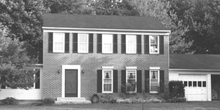
%> input picture Matlab/proc_imagen/image/house.tif, 220 x 110 px, shrunk from 600 x 300 before the run
$ octave Untitled.m   (GNU Octave 9; MATLAB toolbox functions it lacks are replaced by stand-ins)
%> lines starting %> are read from the running program, lines starting %| are printed output that depends on the picture; in (x1, y1, x2, y2) boxes, pixels count from 0 and x2, y2 are one past the last pixel; in counts of white or black regions, pixels touching at a corner belong together; the program's own positions count from 1
### Matlab/proc_imagen/sobel.m
function M_=sobel(M,thr)
%Dado una matriz, le aplico la mascara de sobel de 3x3 a cada parche de
%la matriz
%% Mascaras de Sobel;
N=[-1,-2,-1;0,0,0;1,2,1];%arriba->abajo
N(:,:,2)=[-1,0,1;-2,0,2;-1,0,1];%izquierda->derecha
% [6 lines of commented-out code are left out]
M_0=zeros(size(M,1),size(M,2),size(N,3));
for i=2:(size(M,1)-1)
    for j=2:(size(M,2)-1)
        %%sub-matriz a la cual aplicar la mascara
        subM=M(i-1:i+1,j-1:j+1);
        %%
        %Aplico cada una de las mascaras a la submatriz
        for k=1:size(N,3)
            subN=N(:,:,k);
            %aplico mascara, haciendo la suma de la diagonal del producto
            for l=1:size(subN,1)
                 M_0(i,j,k)=M_0(i,j,k)+subM(l,:)*subN(l,:)';
            end;
        end;
    end;
end;
%% El resultado es la norma cuadratica, de la mascara horizontal y vertical
M_=floor((M_0(:,:,1).^2+M_0(:,:,2).^2).^(1/2));
%% El resultado es la suma de los absolutos de la mascara horizontal y vertical
%M_=floor(abs(M_0(:,:,1))+abs(M_0(:,:,2)));
%% Si la cantidad de argumentos es 1, el umbral es nulo
if(nargin>1)
    M_=255*(M_>thr);
end;
end

### Matlab/proc_imagen/homogen.m
function M_=homogen(M,thr)
%% Dada una matriz, calculo la homogeinedad de un pixel , como el maximo del valor absoluto de las restas de los pixeles vecinos
M_=zeros(size(M,1),size(M,2));
for i=2:(size(M,1)-1)
    for j=2:(size(M,2)-1)
        subM=M(i-1:i+1,j-1:j+1);
        M_(i,j)=max(max(abs(subM-subM(2,2))));
    end;
end;
if(nargin>1)
    M_=255*(M_>thr);
end;
end

### Matlab/proc_imagen/differ.m
function M_=differ(M,thr)
%% Dada una matriz, hago la diferencia entre bordes opuestos de cada submatriz
M_=zeros(size(M,1),size(M,2));
for i=2:(size(M,1)-1)
    for j=2:(size(M,2)-1)
        subM=M(i-1:i+1,j-1:j+1);
        M_(i,j)=max(max(abs(subM-subM(3:-1:1,3:-1:1))));
    end;
end;
if(nargin>1)
    M_=255*(M_>thr);
end;
end

### Matlab/proc_imagen/diffgauss.m
function M_=diffgauss(M,thr)
%% Dada una matriz, hago la convolucion con mascaras gaussianas
%N=[0,0,-1,-1,-1,0,0;0,-2,-3,-3,-3,-2,0;-1,-3,5,5,5,-3,-1;-1,-3,5,16,5,-3,-1;-1,-3,5,5,5,-3,-1;0,-2,-3,-3,-3,-2,0;0,0,-1,-1,-1,0,0];
N=[0 0 0 -1 -1 -1 0 0 0;0 -2 -3 -3 -3 -3 -3 -2 0;0 -3 -2 -1 -1 -1 -2 -3 0;-1 -3 -1 9 9 9 -1 -3 -1;-1 -3 -1 9 19 9 -1 -3 -1;-1 -3 -1 9 9 9 -1 -3 -1;0 -3 -2 -1 -1 -1 -2 -3 0;0 -2 -3 -3 -3 -3 -3 -2 0;0 0 0 -1 -1 -1 0 0 0];
M_=zeros(size(M,1),size(M,2));
for i=ceil(size(N,1)/2):(size(M,1)-ceil(size(N,1)/2))
    for j=ceil(size(N,1)/2):(size(M,2)-ceil(size(N,1)/2))
        subM=M(i-floor(size(N,1)/2):i+floor(size(N,1)/2),j-floor(size(N,1)/2):j+floor(size(N,1)/2));
        for k=1:size(N,1)
            M_(i,j)=M_(i,j)+subM(k,:)*N(k,:)';
        end;
    end;
end;
if(nargin>1)
    M_=255*(M_>thr);
end;
end

### Matlab/proc_imagen/im_rng.m
function M_=im_rng(M,thr)
%% Dada una matriz, calculo la homogeinedad de un pixel , como el maximo del valor absoluto de las restas de los pixeles vecinos
M_=zeros(size(M,1),size(M,2));
for i=2:(size(M,1)-1)
    for j=2:(size(M,2)-1)
        subM=M(i-1:i+1,j-1:j+1);
        M_(i,j)=max(max(subM))-min(min(subM));
    end;
end;
if(nargin>1)
    M_=255*(M_>thr);
end;
end

### Matlab/proc_imagen/im_var.m
function M_=im_var(M,thr)
%% Dada una matriz, calculo la homogeinedad de un pixel , como el maximo del valor absoluto de las restas de los pixeles vecinos
M_=zeros(size(M,1),size(M,2));
for i=2:(size(M,1)-1)
    for j=2:(size(M,2)-1)
        subM=M(i-1:i+1,j-1:j+1);
        M_(i,j)=sqrt(sum(sum((subM-subM(2,2)).^2)));
    end;
end;
if(nargin>1)
    M_=255*(M_>thr);
end;
end

### Matlab/proc_imagen/filtro_mediana.m
function M_=filtro_mediana(M,nivel)
%% Dada una matriz, calculo la homogeinedad de un pixel , como el maximo del valor absoluto de las restas de los pixeles vecinos
M_=M;
if(nargin==1)
    nivel = 1;
end;
for i=(1+nivel):(size(M,1)-nivel)
    for j=(1+nivel):(size(M,2)-nivel)
        subM=M(i-nivel:i+nivel,j-nivel:j+nivel);
        M_(i,j)=median(reshape(subM,1,(2*nivel+1)^2));
    end;
end;
end

### Matlab/proc_imagen/filtro_lpf.m
function M_=filtro_lpf(M)
%% Dada una matriz, calculo la homogeinedad de un pixel , como el maximo del valor absoluto de las restas de los pixeles vecinos
M_=M;
nivel =1;
%% Mascaras de Filtro LPF;
N=(1/6)*[0,1,0;1,2,1;0,1,0];
N(:,:,2)=(1/9)*ones(3,3);
N(:,:,3)=(1/10)*[1,1,1;1,2,1;1,1,1];
N(:,:,4)=(1/16)*[1,2,1;2,4,2;1,2,1];
for i=(1+nivel):(size(M,1)-nivel)
    for j=(1+nivel):(size(M,2)-nivel)
        subM=M(i-nivel:i+nivel,j-nivel:j+nivel);
        M_(i,j)=sum(sum(subM.*N(:,:,4)));
    end;
end;
end

### Matlab/proc_imagen/filtro_hpf.m
function M_=filtro_hpf(M)
%% Dada una matriz, calculo la homogeinedad de un pixel , como el maximo del valor absoluto de las restas de los pixeles vecinos
M_=M;
nivel =1;
%% Mascaras de Filtro HPF;
N=[0,-1,0;-1,5,-1;0,-1,0];
N(:,:,2)=[-1,-1,-1;-1,9,-1;-1,-1,-1];
N(:,:,3)=[1,-2,1;-2,5,-2;1,-2,1];
for i=(1+nivel):(size(M,1)-nivel)
    for j=(1+nivel):(size(M,2)-nivel)
        subM=M(i-nivel:i+nivel,j-nivel:j+nivel);
        M_(i,j)=sum(sum(subM.*N(:,:,2)));
    end;
end;
end

### Matlab/proc_imagen/Untitled.m
clc;
clear all;
close all;
%% HECHO CON MATLAB 2011
% [5 lines of commented-out code are left out]
I=imread('image/house.tif');%Imagen de Casa, referencia del CIPS
%> I is the input picture: size 110x220x3 uint8; min 39, max 255, mean 127.6
%I=imread('image/walkbridge.tif');%Imagen de puente
%%
M=double(I(:,:,1));
imshow(uint8(M));
title('Imagen Original');
%%
figure
t_ini = tic;
M_=uint8(sobel(M));
%> M_: size 110x220 uint8
disp('Sobel Sin Umbral');
toc(t_ini)
imshow(M_);
disp('---');
title('Sobel Sin Umbral');
imwrite(M_,'image/result_sobel_sin_thr.tif');
%%
figure
thr=150;
t_ini = tic;
M_=uint8(sobel(M,150));
%> call 2 of sobel, with thr = 150
%> in sobel (call 2), `M_=255*(M_>thr);`:
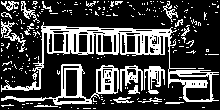
%> M_: size 110x220 double; 25.9% white; 219 white regions (198 under 20 px), largest, box (x1, y1, x2, y2) and area: (1, 22, 219, 102) 3014, (1, 64, 119, 105) 1107, (144, 66, 165, 94) 305
disp('Sobel Con Umbral');
toc(t_ini)
imshow(M_);
disp('---');
title(['Sobel Con Umbral (',num2str(thr),')']);
imwrite(M_,'image/result_sobel_con_thr.tif');
%%
figure
t_ini = tic;
M_=uint8(homogen(M));
%> M_: size 110x220 uint8
disp('Homogeinedad Sin Umbral');
toc(t_ini)
imshow(M_);
disp('---');
title('Homogeinedad Sin Umbral');
imwrite(M_,'image/result_homogen_sin_thr.tif');
%%
figure
thr=40;
t_ini = tic;
M_=uint8(homogen(M,thr));
%> in homogen (call 2), `M_=255*(M_>thr);`: M_: size 110x220 double; 30% white; 129 white regions (105 under 20 px), largest, box (x1, y1, x2, y2) and area: (1, 23, 190, 91) 2880, (167, 61, 219, 102) 759, (53, 64, 97, 105) 574
disp('Homogeinedad Con Umbral');
toc(t_ini)
imshow(M_);
disp('---');
title(['Homogeinedad Con Umbral (',num2str(thr),')']);
imwrite(M_,'image/result_homogen_con_thr.tif');
%%
figure
t_ini = tic;
M_=uint8(differ(M));
%> M_: size 110x220 uint8
disp('Diferencia Sin Umbral');
toc(t_ini)
imshow(M_);
disp('---');
title('Diferencia Sin Umbral');
imwrite(M_,'image/result_difer_sin_thr.tif');
%%
figure
thr=40;
t_ini = tic;
M_=uint8(differ(M,thr));
%> in differ (call 2), `M_=255*(M_>thr);`: M_: size 110x220 double; 31.8% white; 222 white regions (199 under 20 px), largest, box (x1, y1, x2, y2) and area: (1, 21, 219, 102) 3365, (1, 64, 119, 105) 1227, (120, 65, 165, 94) 699
disp('Diferencia Con Umbral');
toc(t_ini)
imshow(M_);
disp('---');
title(['Diferencia Con Umbral(',num2str(thr),')']);
imwrite(M_,'image/result_difer_con_thr.tif');
%%
figure
t_ini = tic;
M_=uint8(diffgauss(M));
%> after the loop in diffgauss, `for i=ceil(size(N,1)/2):(size(M,1)-ceil(size(N,1)/2))`:
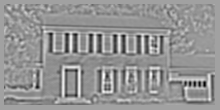
%> M_: size 110x220 double; min -12631, max 7293, mean -1037.6; drawn with min black and max white
%> M_: size 110x220 uint8
disp('Diferencia Gaussiana');
toc(t_ini)
imshow(M_);
disp('---');
title('Diferencia Gaussiana');
%%
figure
t_ini = tic;
M_=uint8(im_rng(M));
%> M_: size 110x220 uint8
disp('Rango');
toc(t_ini)
imshow(M_);
disp('---');
title('Rango');
%%
figure
t_ini = tic;
M_=uint8(im_var(M));
%> after the loop in im_var, `for i=2:(size(M,1)-1)`:
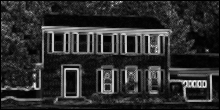
%> M_: size 110x220 double; min 0, max 323.4, mean 58.8; drawn with min black and max white
%> M_: size 110x220 uint8
disp('Varianza');
toc(t_ini)
imshow(M_);
disp('---');
title('Varianza');
%%
figure
t_ini = tic;
M_=uint8(filtro_mediana(M,2));
%> after the loop in filtro_mediana, `for i=(1+nivel):(size(M,1)-nivel)`:
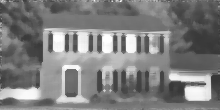
%> M_: size 110x220 double; min 53, max 255, mean 126.6
%> M_: size 110x220 uint8
disp('Filtro Mediana');
toc(t_ini)
imshow(M_);
disp('---');
title('Filtro Mediana');
%%
figure
t_ini = tic;
M_=uint8(filtro_lpf(M));
%> after the loop in filtro_lpf, `for i=(1+nivel):(size(M,1)-nivel)`:
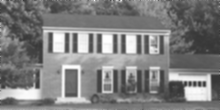
%> M_: size 110x220 double; min 53, max 255, mean 127.6
%> M_: size 110x220 uint8
disp('Filtro LPF');
toc(t_ini)
imshow(M_);
disp('---');
title('Filtro LPF');
%%
figure
t_ini = tic;
M_=uint8(filtro_hpf(M));
%> after the loop in filtro_hpf, `for i=(1+nivel):(size(M,1)-nivel)`:
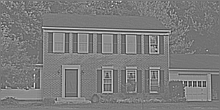
%> M_: size 110x220 double; min -812, max 1119, mean 127.4; drawn with min black and max white
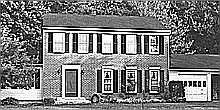
%> M_: size 110x220 uint8; min 0, max 255, mean 121.7
disp('Filtro HPF');
toc(t_ini)
imshow(M_);
disp('---');
title('Filtro HPF');
